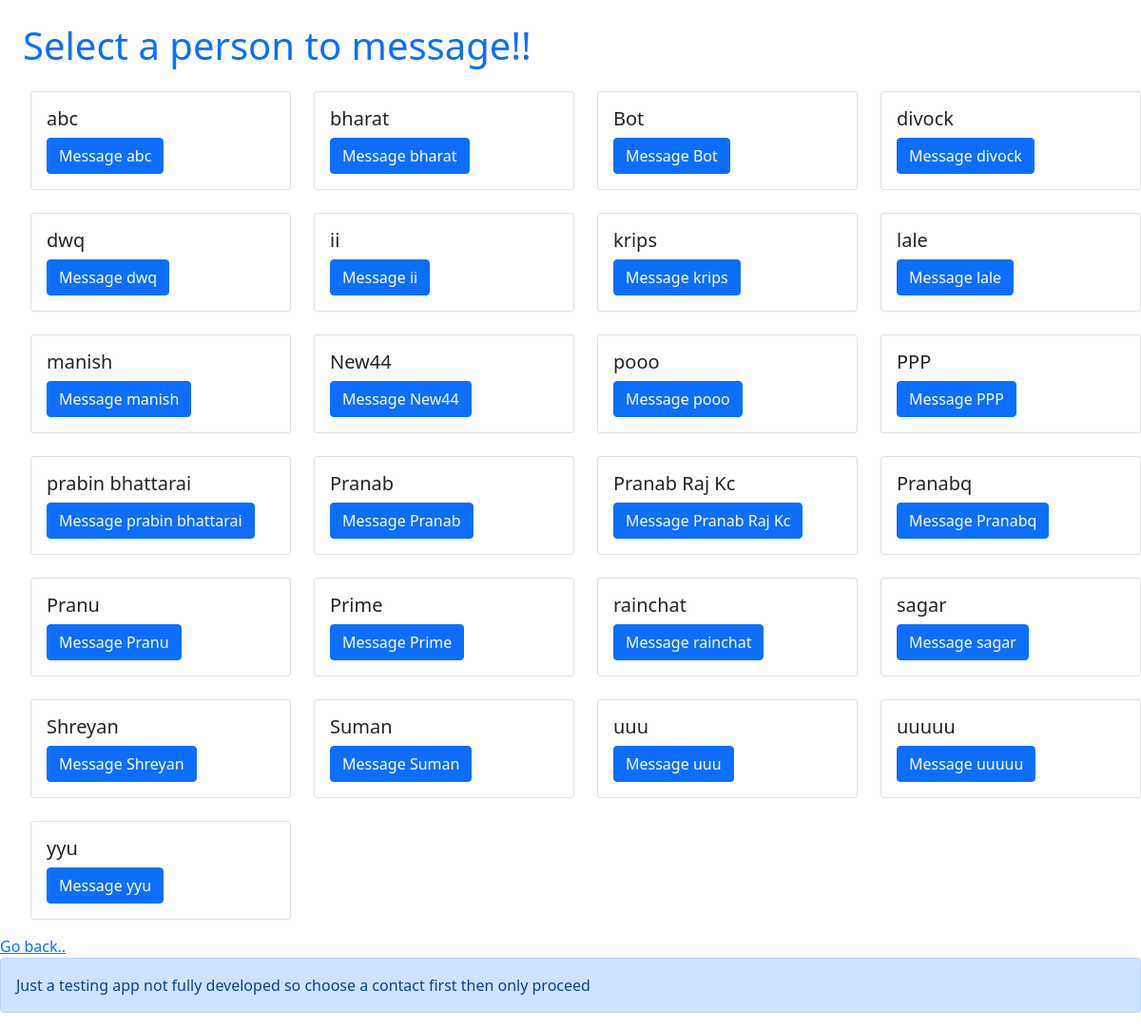
/contacts.php, run on the app's committed database.
### tables this page shows
CREATE TABLE `User` (
  `Name` varchar(150) NOT NULL,
  `Email` varchar(150) NOT NULL,
  `Password` varchar(150) NOT NULL
);

### contacts.php (the view, shortened to what this page needs)
<?php
include "connection.php";
?>
<!DOCTYPE html>
<html>
<head>
	<link href="https://cdn.jsdelivr.net/npm/bootstrap@5.0.2/dist/css/bootstrap.min.css" rel="stylesheet">
</head>
<body class="bg-white">
	<h1 class="m-4 flex justify-center items-center text-primary">Select a person to message!!</h1>
	<ol>
	<div class="row row-cols-1 row-cols-sm-2 row-cols-md-3 row-cols-lg-4 g-4">
	<?php
	$sequal = "SELECT * FROM `User` WHERE Name != '$user' ";
	$re = $conn->query($sequal);
	while($row = mysqli_fetch_row($re)){
		if($row[0] != NULL){ ?>
		<div class="col-sm-6 col-md-4 col-lg-3">
			<div class="card">
				<div class="card-body">
					<h5 class="card-title"><?php echo $row[0]; ?></h5>
					<a href="message.php?to=<?php echo $row[0]; ?>" class="btn btn-primary">Message <?php echo $row[0]; ?></a>
				</div>
			</div>
		</div>
	<?php }} ?>
</div>
</ol>
<a href = "home.php">Go back..<a>
<div class="alert alert-primary" role="alert">
  Just a testing app not fully developed so choose a contact first then only proceed</div>
</body>
</html>

### data on the page
user: Name "abc"
user: Name "bharat"
user: Name "Bot"
user: Name "divock"
user: Name "dwq"
user: Name "ii"
user: Name "krips"
user: Name "lale"
user: Name "manish"
user: Name "New44"
user: Name "pooo"
user: Name "PPP"
user: Name "prabin bhattarai"
user: Name "Pranab"
user: Name "Pranab Raj Kc"
user: Name "Pranabq"
user: Name "Pranu"
user: Name "Prime"
user: Name "rainchat"
user: Name "sagar"
user: Name "Shreyan"
user: Name "Suman"
user: Name "uuu"
user: Name "uuuuu"
user: Name "yyu"
